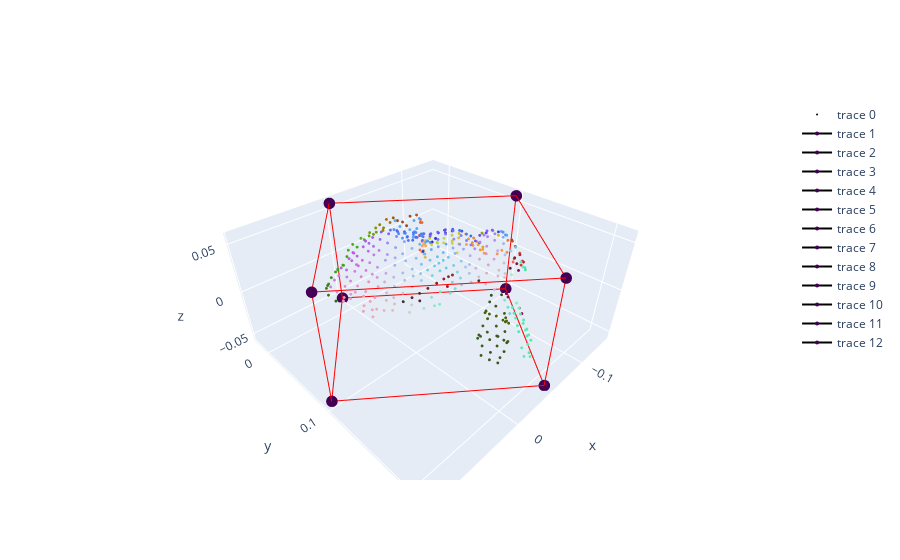

The code cell stored with this chart in its notebook:
### Code cell
import numpy as np
import open3d as o3d
import plotly.graph_objects as go

from koroba.utils import Box, Visualizer


cloud = o3d.io.read_point_cloud("../data/bunny.pcd")
cloud.estimate_normals(search_param=o3d.geometry.KDTreeSearchParamHybrid(radius=0.1, max_nn=30))

points = np.asarray(cloud.points)
horizontal_bbox = Box.estimate_horizontal_bounding_box(points)
g2 = Visualizer.get_geometry(horizontal_bbox)

Visualizer.draw_geometries([cloud] + g2)

### Figure 1 — Plotly figure (JSON) as saved in the notebook; plotly's stock layout.template omitted (floating-point values rounded to 4 significant figures; data arrays with more than 128 entries replaced by an {"elided": "..."} marker saying what was removed)
{"data": [{"marker": {"color": {"elided": "397x3 float values"}, "size": 1}, "mode": "markers", "type": "scatter3d", "x": {"elided": "397 float values"}, "y": {"elided": "397 float values"}, "z": {"elided": "397 float values"}}, {"line": {"color": [[1, 0, 0], [1, 0, 0], [1, 0, 0], [1, 0, 0], [1, 0, 0], [1, 0, 0], [1, 0, 0], [1, 0, 0], [1, 0, 0], [1, 0, 0], [1, 0, 0], [1, 0, 0]], "width": 2}, "marker": {"color": [-0.05503, -0.05503, -0.05503, -0.05503, -0.05503, 0.0578, 0.0578, -0.05503, -0.05503, 0.0578, 0.0578, 0.0578], "colorscale": [[0, "#440154"], [0.1111, "#482878"], [0.2222, "#3e4989"], [0.3333, "#31688e"], [0.4444, "#26828e"], [0.5556, "#1f9e89"], [0.6667, "#35b779"], [0.7778, "#6ece58"], [0.8889, "#b5de2b"], [1, "#fde725"]], "size": 4}, "type": "scatter3d", "x": [-0.04782, 0.09369], "y": [0.2118, 0.09551], "z": [-0.05503, -0.05503]}, {"line": {"color": [[1, 0, 0], [1, 0, 0], [1, 0, 0], [1, 0, 0], [1, 0, 0], [1, 0, 0], [1, 0, 0], [1, 0, 0], [1, 0, 0], [1, 0, 0], [1, 0, 0], [1, 0, 0]], "width": 2}, "marker": {"color": [-0.05503, -0.05503, -0.05503, -0.05503, -0.05503, 0.0578, 0.0578, -0.05503, -0.05503, 0.0578, 0.0578, 0.0578], "colorscale": [[0, "#440154"], [0.1111, "#482878"], [0.2222, "#3e4989"], [0.3333, "#31688e"], [0.4444, "#26828e"], [0.5556, "#1f9e89"], [0.6667, "#35b779"], [0.7778, "#6ece58"], [0.8889, "#b5de2b"], [1, "#fde725"]], "size": 4}, "type": "scatter3d", "x": [-0.04782, -0.04782], "y": [0.2118, 0.2118], "z": [-0.05503, 0.0578]}, {"line": {"color": [[1, 0, 0], [1, 0, 0], [1, 0, 0], [1, 0, 0], [1, 0, 0], [1, 0, 0], [1, 0, 0], [1, 0, 0], [1, 0, 0], [1, 0, 0], [1, 0, 0], [1, 0, 0]], "width": 2}, "marker": {"color": [-0.05503, -0.05503, -0.05503, -0.05503, -0.05503, 0.0578, 0.0578, -0.05503, -0.05503, 0.0578, 0.0578, 0.0578], "colorscale": [[0, "#440154"], [0.1111, "#482878"], [0.2222, "#3e4989"], [0.3333, "#31688e"], [0.4444, "#26828e"], [0.5556, "#1f9e89"], [0.6667, "#35b779"], [0.7778, "#6ece58"], [0.8889, "#b5de2b"], [1, "#fde725"]], "size": 4}, "type": "scatter3d", "x": [-0.04782, -0.1415], "y": [0.2118, 0.09782], "z": [-0.05503, -0.05503]}, {"line": {"color": [[1, 0, 0], [1, 0, 0], [1, 0, 0], [1, 0, 0], [1, 0, 0], [1, 0, 0], [1, 0, 0], [1, 0, 0], [1, 0, 0], [1, 0, 0], [1, 0, 0], [1, 0, 0]], "width": 2}, "marker": {"color": [-0.05503, -0.05503, -0.05503, -0.05503, -0.05503, 0.0578, 0.0578, -0.05503, -0.05503, 0.0578, 0.0578, 0.0578], "colorscale": [[0, "#440154"], [0.1111, "#482878"], [0.2222, "#3e4989"], [0.3333, "#31688e"], [0.4444, "#26828e"], [0.5556, "#1f9e89"], [0.6667, "#35b779"], [0.7778, "#6ece58"], [0.8889, "#b5de2b"], [1, "#fde725"]], "size": 4}, "type": "scatter3d", "x": [0.09369, 2.062e-05], "y": [0.09551, -0.01848], "z": [-0.05503, -0.05503]}, {"line": {"color": [[1, 0, 0], [1, 0, 0], [1, 0, 0], [1, 0, 0], [1, 0, 0], [1, 0, 0], [1, 0, 0], [1, 0, 0], [1, 0, 0], [1, 0, 0], [1, 0, 0], [1, 0, 0]], "width": 2}, "marker": {"color": [-0.05503, -0.05503, -0.05503, -0.05503, -0.05503, 0.0578, 0.0578, -0.05503, -0.05503, 0.0578, 0.0578, 0.0578], "colorscale": [[0, "#440154"], [0.1111, "#482878"], [0.2222, "#3e4989"], [0.3333, "#31688e"], [0.4444, "#26828e"], [0.5556, "#1f9e89"], [0.6667, "#35b779"], [0.7778, "#6ece58"], [0.8889, "#b5de2b"], [1, "#fde725"]], "size": 4}, "type": "scatter3d", "x": [0.09369, 0.09369], "y": [0.09551, 0.09551], "z": [-0.05503, 0.0578]}, {"line": {"color": [[1, 0, 0], [1, 0, 0], [1, 0, 0], [1, 0, 0], [1, 0, 0], [1, 0, 0], [1, 0, 0], [1, 0, 0], [1, 0, 0], [1, 0, 0], [1, 0, 0], [1, 0, 0]], "width": 2}, "marker": {"color": [-0.05503, -0.05503, -0.05503, -0.05503, -0.05503, 0.0578, 0.0578, -0.05503, -0.05503, 0.0578, 0.0578, 0.0578], "colorscale": [[0, "#440154"], [0.1111, "#482878"], [0.2222, "#3e4989"], [0.3333, "#31688e"], [0.4444, "#26828e"], [0.5556, "#1f9e89"], [0.6667, "#35b779"], [0.7778, "#6ece58"], [0.8889, "#b5de2b"], [1, "#fde725"]], "size": 4}, "type": "scatter3d", "x": [-0.04782, -0.1415], "y": [0.2118, 0.09782], "z": [0.0578, 0.0578]}, {"line": {"color": [[1, 0, 0], [1, 0, 0], [1, 0, 0], [1, 0, 0], [1, 0, 0], [1, 0, 0], [1, 0, 0], [1, 0, 0], [1, 0, 0], [1, 0, 0], [1, 0, 0], [1, 0, 0]], "width": 2}, "marker": {"color": [-0.05503, -0.05503, -0.05503, -0.05503, -0.05503, 0.0578, 0.0578, -0.05503, -0.05503, 0.0578, 0.0578, 0.0578], "colorscale": [[0, "#440154"], [0.1111, "#482878"], [0.2222, "#3e4989"], [0.3333, "#31688e"], [0.4444, "#26828e"], [0.5556, "#1f9e89"], [0.6667, "#35b779"], [0.7778, "#6ece58"], [0.8889, "#b5de2b"], [1, "#fde725"]], "size": 4}, "type": "scatter3d", "x": [-0.04782, 0.09369], "y": [0.2118, 0.09551], "z": [0.0578, 0.0578]}, {"line": {"color": [[1, 0, 0], [1, 0, 0], [1, 0, 0], [1, 0, 0], [1, 0, 0], [1, 0, 0], [1, 0, 0], [1, 0, 0], [1, 0, 0], [1, 0, 0], [1, 0, 0], [1, 0, 0]], "width": 2}, "marker": {"color": [-0.05503, -0.05503, -0.05503, -0.05503, -0.05503, 0.0578, 0.0578, -0.05503, -0.05503, 0.0578, 0.0578, 0.0578], "colorscale": [[0, "#440154"], [0.1111, "#482878"], [0.2222, "#3e4989"], [0.3333, "#31688e"], [0.4444, "#26828e"], [0.5556, "#1f9e89"], [0.6667, "#35b779"], [0.7778, "#6ece58"], [0.8889, "#b5de2b"], [1, "#fde725"]], "size": 4}, "type": "scatter3d", "x": [-0.1415, -0.1415], "y": [0.09782, 0.09782], "z": [-0.05503, 0.0578]}, {"line": {"color": [[1, 0, 0], [1, 0, 0], [1, 0, 0], [1, 0, 0], [1, 0, 0], [1, 0, 0], [1, 0, 0], [1, 0, 0], [1, 0, 0], [1, 0, 0], [1, 0, 0], [1, 0, 0]], "width": 2}, "marker": {"color": [-0.05503, -0.05503, -0.05503, -0.05503, -0.05503, 0.0578, 0.0578, -0.05503, -0.05503, 0.0578, 0.0578, 0.0578], "colorscale": [[0, "#440154"], [0.1111, "#482878"], [0.2222, "#3e4989"], [0.3333, "#31688e"], [0.4444, "#26828e"], [0.5556, "#1f9e89"], [0.6667, "#35b779"], [0.7778, "#6ece58"], [0.8889, "#b5de2b"], [1, "#fde725"]], "size": 4}, "type": "scatter3d", "x": [-0.1415, 2.062e-05], "y": [0.09782, -0.01848], "z": [-0.05503, -0.05503]}, {"line": {"color": [[1, 0, 0], [1, 0, 0], [1, 0, 0], [1, 0, 0], [1, 0, 0], [1, 0, 0], [1, 0, 0], [1, 0, 0], [1, 0, 0], [1, 0, 0], [1, 0, 0], [1, 0, 0]], "width": 2}, "marker": {"color": [-0.05503, -0.05503, -0.05503, -0.05503, -0.05503, 0.0578, 0.0578, -0.05503, -0.05503, 0.0578, 0.0578, 0.0578], "colorscale": [[0, "#440154"], [0.1111, "#482878"], [0.2222, "#3e4989"], [0.3333, "#31688e"], [0.4444, "#26828e"], [0.5556, "#1f9e89"], [0.6667, "#35b779"], [0.7778, "#6ece58"], [0.8889, "#b5de2b"], [1, "#fde725"]], "size": 4}, "type": "scatter3d", "x": [2.062e-05, -0.1415], "y": [-0.01848, 0.09782], "z": [0.0578, 0.0578]}, {"line": {"color": [[1, 0, 0], [1, 0, 0], [1, 0, 0], [1, 0, 0], [1, 0, 0], [1, 0, 0], [1, 0, 0], [1, 0, 0], [1, 0, 0], [1, 0, 0], [1, 0, 0], [1, 0, 0]], "width": 2}, "marker": {"color": [-0.05503, -0.05503, -0.05503, -0.05503, -0.05503, 0.0578, 0.0578, -0.05503, -0.05503, 0.0578, 0.0578, 0.0578], "colorscale": [[0, "#440154"], [0.1111, "#482878"], [0.2222, "#3e4989"], [0.3333, "#31688e"], [0.4444, "#26828e"], [0.5556, "#1f9e89"], [0.6667, "#35b779"], [0.7778, "#6ece58"], [0.8889, "#b5de2b"], [1, "#fde725"]], "size": 4}, "type": "scatter3d", "x": [2.062e-05, 2.062e-05], "y": [-0.01848, -0.01848], "z": [0.0578, -0.05503]}, {"line": {"color": [[1, 0, 0], [1, 0, 0], [1, 0, 0], [1, 0, 0], [1, 0, 0], [1, 0, 0], [1, 0, 0], [1, 0, 0], [1, 0, 0], [1, 0, 0], [1, 0, 0], [1, 0, 0]], "width": 2}, "marker": {"color": [-0.05503, -0.05503, -0.05503, -0.05503, -0.05503, 0.0578, 0.0578, -0.05503, -0.05503, 0.0578, 0.0578, 0.0578], "colorscale": [[0, "#440154"], [0.1111, "#482878"], [0.2222, "#3e4989"], [0.3333, "#31688e"], [0.4444, "#26828e"], [0.5556, "#1f9e89"], [0.6667, "#35b779"], [0.7778, "#6ece58"], [0.8889, "#b5de2b"], [1, "#fde725"]], "size": 4}, "type": "scatter3d", "x": [2.062e-05, 0.09369], "y": [-0.01848, 0.09551], "z": [0.0578, 0.0578]}], "layout": {"scene": {"xaxis": {"visible": true}, "yaxis": {"visible": true}, "zaxis": {"visible": true}}}}
